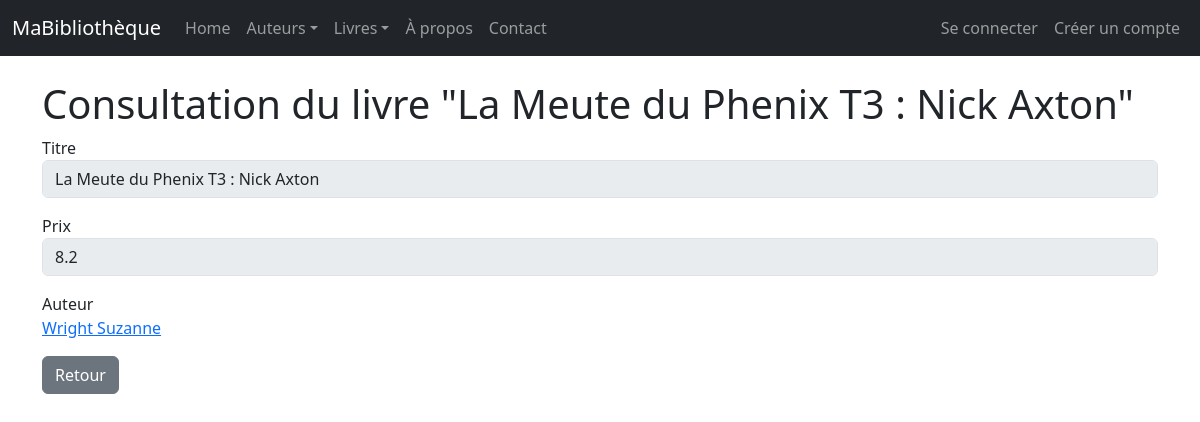
Screenshot of /livres/14/view/ with the database file from the repository.
### monApp/models.py (models this page shows, shortened)
class Livre(db.Model):
    idL = db.Column( db.Integer, primary_key = True)
    Prix = db.Column( db.Integer)
    Titre = db.Column( db.String(255))
    Url = db.Column( db.String(255))
    Img = db.Column( db.String(255))
    auteur_id = db.Column (db.Integer , db.ForeignKey ("auteur.idA") )
    auteur = db.relationship ("Auteur", backref =db.backref ("livres", lazy="dynamic") )

class Auteur(db.Model):
    idA = db.Column( db.Integer, primary_key=True )
    Nom = db.Column(db.String(100), unique=True)

### monApp/views.py (the view)
@app.route('/livres/<idL>/view/') # Good practice to specify type
def viewLivre(idL):
    unLivre = Livre.query.get_or_404(idL)
    unForm = FormLivre(obj=unLivre) # Pre-populate form
    return render_template("livre_view.html",selectedLivre=unLivre, viewForm=unForm)

### monApp/forms.py
class FormLivre(FlaskForm):
    idL=HiddenField('idL')
    Prix = FloatField ('Prix',validators =[DataRequired()])

### monApp/templates/livre_view.html (shortened to what this page needs)
{% extends "base.html" %}
{% block main %}
<h1 >Consultation du livre "{{ selectedLivre.Titre }}"</h1>
<form role="form" method="POST" action="">
    <div class="form-group mb-3">
        <label>Titre</label>
        <input class="form-control" disabled size="50" type="text" value="{{ selectedLivre.Titre }}">
    </div>
    <div class="form-group mb-3">
        {{ viewForm.Prix.label }}
        {{ viewForm.Prix(size=50, disabled=True, class_="form-control") }}
    </div>
    <div class="form-group mb-3">
        <label>Auteur</label>
        <p class="form-control-static"><a href="{{ url_for('viewAuteur', idA=selectedLivre.auteur.idA) }}">{{ selectedLivre.auteur.Nom }}</a></p>
    </div>
    <a href="{{ url_for('getLivres') }}" class="btn btn-secondary">Retour</a>
</form >
{% endblock %}

### monApp/static/css/style.css (style rules this page uses)
h1 { color: red; }
body { font-family: sans-serif; }

### rows the page displays
Livre: Titre "La Meute du Phenix T3 : Nick Axton", Prix "8.2"
Auteur: auteur.Nom "Wright Suzanne"

### other values shown
{{ viewForm.Prix.label }} "Prix"
